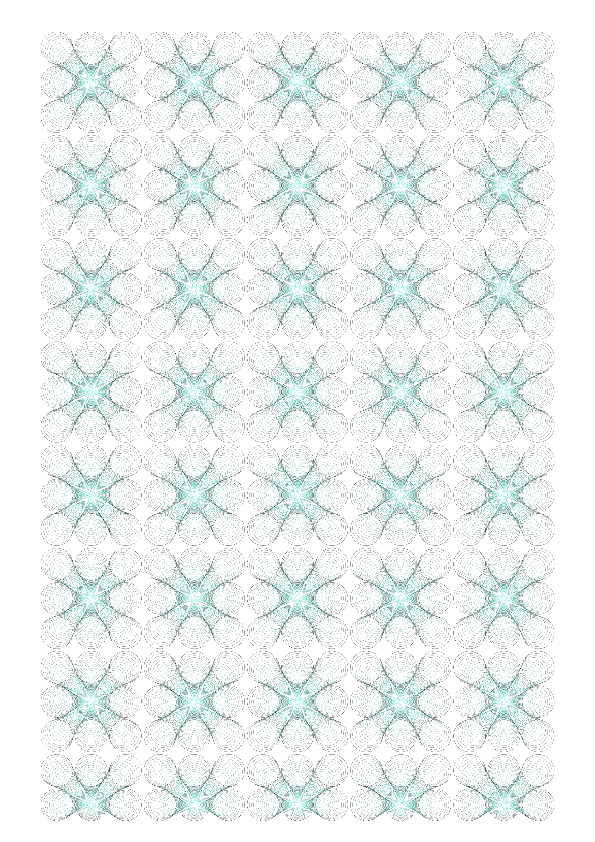
Frame 1 (no input)
Frame 60 (the mouse pressed at the canvas centre just before this capture): identical to frame 1, image omitted
Frame 120 (the mouse held since frame 60 and released just before this capture): identical to frame 1, image omitted

The Processing sketch that drew this single still picture (run headless with seeded random() and noise(); from frame 60 on, the mouse is pressed at the canvas centre):

// Processing sketch: recursive_circle
// ── recursive_circle.pde
// A4 300ppi 2480x3508 px
// A4 72ppi 595x842 px
// A4 48ppi 397x561 px

int PGWidth = 2480, PGHeight = 3508;
PGraphics img;

int padding = 10;
float initX = 170, initY = 200*2/3;
int numX = 15, numY = 20;  // 外側の円(ブロックと呼称)の個数
int numCircleInBlock = 20;  // 一番外側を含めた円の個数
float rCircleOutside;  // ブロックの外側の円の半径
float rCircleInside;  // ブロックの最も内側の円の半径
float rTmp;  // ブロック内の円の半径を計算する作業用変数

float sw = 0.4;  // standard Stroke Weight
float xOffset, yOffset;  // 円の中心座標の最外側円の中心からのずれ
float xOffsetMax, yOffsetMax;



void setup() {
  size(595, 842);
  background(0);
  frameRate(10);
  img = createGraphics(PGWidth, PGHeight);
  
  float rCand1 = (img.width - (numX - 1) * padding - 2 * initX) / numX;
  float rCand2 = (img.height - (numY - 1) * padding - 2 * initY) / numY;
  rCircleOutside = min(rCand1, rCand2);
  rCircleInside = rCircleOutside / numCircleInBlock;
  xOffsetMax = rCircleOutside / numCircleInBlock - rCircleInside / 2;
  yOffsetMax = rCircleOutside / numCircleInBlock - rCircleInside / 2;
  xOffset = int(random(-xOffsetMax, xOffsetMax));
  yOffset = int(random(-yOffsetMax, yOffsetMax));
  
  img.beginDraw();
  img.colorMode(HSB, 255);
  img.background(255);
  img.stroke(0);
  img.noFill();
  img.strokeWeight(sw);
  
  for (float x = initX + rCircleOutside / 2; x < img.width - initX; x += padding + rCircleOutside) {
    for (float y = initY + rCircleOutside / 2; y < img.height - initY; y += padding + rCircleOutside) {
      // 最も外側の正方形の描画
      img.stroke(255*303/360, 100, 100);
      img.circle(x, y, rCircleOutside);
      
      xOffset = -xOffsetMax * tan(TWO_PI/2 * x);
      yOffset = -yOffsetMax * tan(TWO_PI/2 * y);
      
      for (int i = 0; i < numCircleInBlock; i++) {
        img.stroke(120, 255, map(i, 0, numCircleInBlock, 0, 255));
        rTmp = map(i, 0, numCircleInBlock, rCircleOutside, rCircleInside);
        img.circle(x + xOffset * i, y + yOffset * i, (int) rTmp);
      }
    }
  }
  img.endDraw();
  
  image(img, 0, 0, width, height);
}


void draw() {
}


void keyPressed() {
  if (key == 's') {
    String timeStamp = year() + nf(month(), 2) + nf(day(), 2) + "_" + nf(hour(), 2) + nf(minute(), 2) + nf(second(), 2);
    String fileName = "./images/capture" + timeStamp + ".png";
    img.save(fileName);
    println("image saved");
  }
}
